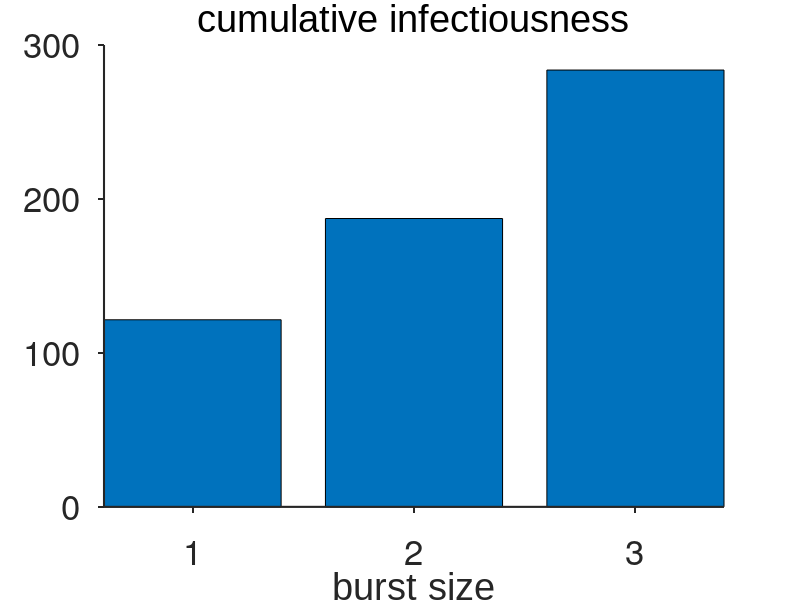

MATLAB code to generate this figure:
set(0,'defaultTextFontName', 'Arial')
set(0,'defaultaxesfontsize', 25); % 25 for 1X3, 20 for 1X2
%set(0,'defaultLegendInterpreter','latex');
set(0,'defaultAxesTickLabelInterpreter','none');
set(0,'defaulttextinterpreter','none');
set(0,'defaultAxesXGrid','off');
set(0,'defaultAxesYGrid','off');
set(0,'defaultAxesTickDir','out');
set(0,'defaultAxesLineWidth',1.5);

%%
figure;
x = 1:3;
y = [121.52 187.30 283.73];
bar(x,y);
%text(0:length(y)-1,y,num2str(y'),'vert','bottom','horiz','center','FontSize',20); 
box off
axis tight;
xlabel('burst size');
ylim([0 300]);
yticks([0 100 200 300])
LimitsX = xlim; LimitsY = ylim;
title('cumulative infectiousness','FontWeight','Normal');
set(gca,'TickDir','out');
box off;